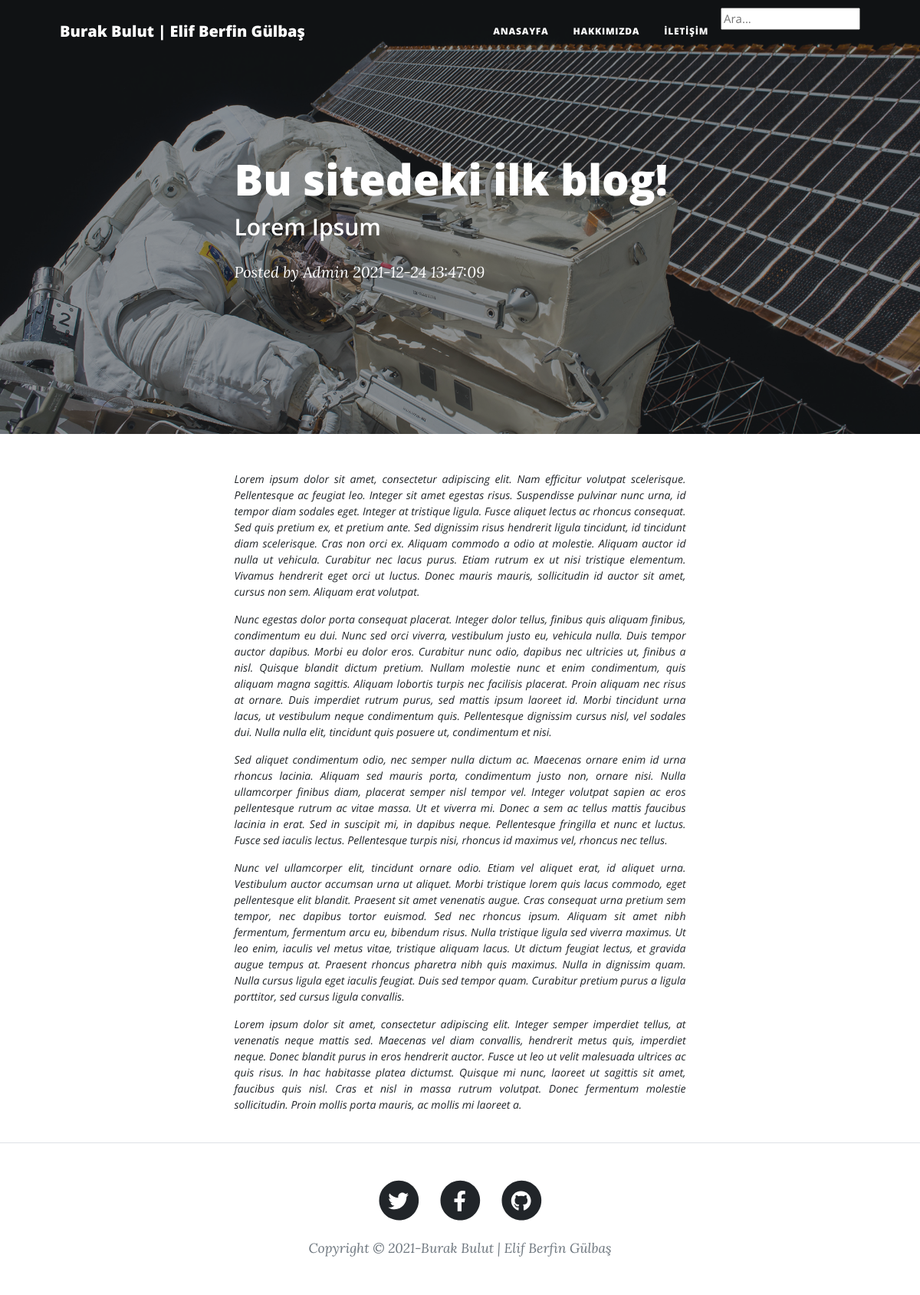
Screenshot of /blog-detay.php?id=5 with the database file from the repository.
### tables this page shows
CREATE TABLE IF NOT EXISTS `bloglar` (
  `id` int(11) NOT NULL AUTO_INCREMENT,
  `baslik` varchar(150) NOT NULL,
  `alt_baslik` varchar(250) NOT NULL,
  `aciklama` text NOT NULL,
  `tarih` datetime NOT NULL DEFAULT CURRENT_TIMESTAMP,
  `aktif` int(1) NOT NULL DEFAULT '0',
  PRIMARY KEY (`id`)
);

### blog-detay.php (the view, shortened to what this page needs)
<?php
require_once 'admin/pages/inc-functions.php';
@$id = intval($_GET["id"]);
$cek = $db->prepare("SELECT * FROM `bloglar` WHERE `id` = :id LIMIT 1");
$cek->bindValue("id", $id, PDO::PARAM_INT);
$cek->execute();
$row = $cek->fetch(PDO::FETCH_ASSOC);
?>
<!DOCTYPE html>
<html lang="en">
    <head>
        <link href="css/styles.css" rel="stylesheet" />
    </head>
    <body>
        <?php require 'includes/inc-menu.php'; ?>
        <header class="masthead" style="background-image: url('assets/img/post-bg.jpg')">
            <div class="container position-relative px-4 px-lg-5">
                <div class="row gx-4 gx-lg-5 justify-content-center">
                    <div class="col-md-10 col-lg-8 col-xl-7">
                        <div class="post-heading">
                            <h1><?= $row["baslik"] ?></h1>
                            <h2 class="subheading"><?= $row["alt_baslik"] ?></h2>
                            <span class="meta">
                                Posted by
                                <a href="#!">Admin</a>
                                <?= $row["tarih"] ?>
                            </span>
                        </div>
                    </div>
                </div>
            </div>
        </header>
        <article class="mb-4">
            <div class="container px-4 px-lg-5">
                <div class="row gx-4 gx-lg-5 justify-content-center">
                    <div class="col-md-10 col-lg-8 col-xl-7">
                      <?= htmlspecialchars_decode($row["aciklama"]) ?>
                    </div>
                </div>
            </div>
        </article>
        <?php require 'includes/inc-footer.php'; ?>
    </body>
</html>

### rows the page displays
bloglar: baslik "Bu sitedeki ilk blog!", alt_baslik "Lorem Ipsum", tarih "2021-12-24 13:47:09", aciklama "Lorem ipsum dolor sit amet, consectetur adipiscing elit. Nam efficitur volutpat scelerisque. Pellentesque ac feugiat leo. Integer sit amet egestas risus. Suspendisse pulvinar nunc urna, id tempor diam sodales eget. Integer at tristique ligula. Fusce aliquet lectus ac rhoncus consequat. Sed quis pretium ex, et pretium ante. Sed dignissim risus hendrerit ligula tincidunt, id tincidunt diam scelerisque. Cras non orci ex. Aliquam commodo a odio at molestie. Aliquam auctor id nulla ut vehicula. Curabitur nec lacus purus. Etiam rutrum ex ut nisi tristique elementum. Vivamus hendrerit eget orci ut luctus. Donec mauris mauris, sollicitudin id auctor sit amet, cursus non sem. Aliquam erat volutpat.…"
